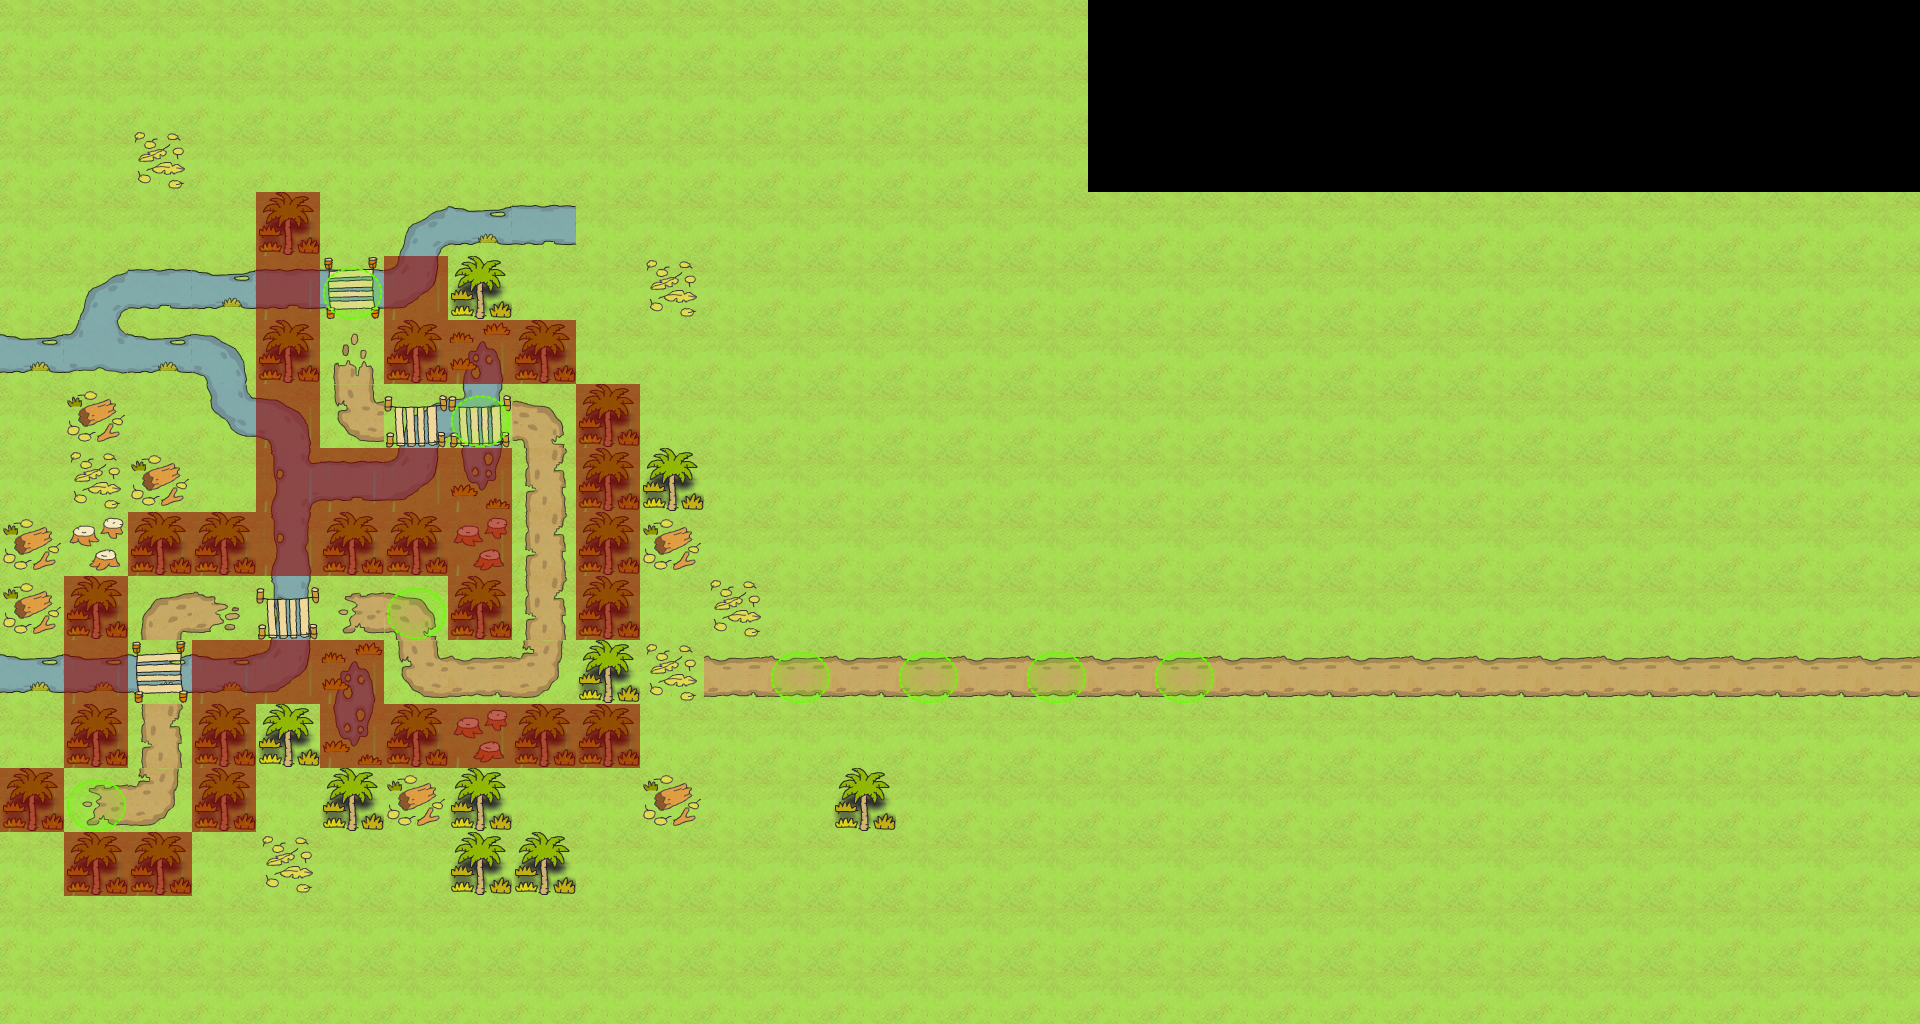

Rendered tile map (Tiled .tmx) drawn with the repository's tilesets; below, a short description and the map source with its tile grids summarised:
An orthogonal 30x16 tile map with 64x64 px tiles, 5 tile layers (Ground, Water, Decor, SpecialLayer, ...), 8 tilesets and 10 objects (tile_trigger/level_1, tile_trigger/level_2, characters/player/player_one, player_data/player_data, tile_trigger/level_3, ...).

<map version="1.0" orientation="orthogonal" width="30" height="16" tilewidth="64" tileheight="64">
 <tileset firstgid="1" name="water" tilewidth="64" tileheight="64">
  <image source="../../tiles/water.png" width="320" height="1216" />
 </tileset>
 <tileset firstgid="96" name="jungle" tilewidth="64" tileheight="64">
  <image source="../../tiles/jungle.png" width="320" height="1216" />
 </tileset>
 <tileset firstgid="191" name="paths" tilewidth="64" tileheight="64">
  <image source="../../tiles/paths.png" width="320" height="1216" />
 </tileset>
 <tileset firstgid="286" name="objects" tilewidth="64" tileheight="64">
  <image source="../../tiles/objects.png" width="320" height="1216" />
 </tileset>
 <tileset firstgid="381" name="sand" tilewidth="64" tileheight="64">
  <image source="../../tiles/sand.png" width="320" height="1216" />
 </tileset>
 <tileset firstgid="476" name="walls" tilewidth="64" tileheight="64">
  <image source="../../tiles/walls.png" width="320" height="1216" />
 </tileset>
 <tileset firstgid="571" name="special" tilewidth="64" tileheight="64">
  <image source="../../tiles/special.png" width="320" height="1216" />
 </tileset>
 <tileset firstgid="666" name="house" tilewidth="64" tileheight="64">
  <image source="../../tiles/house.png" width="320" height="640" />
 </tileset>
 <layer name="Ground" width="30" height="16">
  <data>[480 cells, 441 non-empty, 1 distinct tile ids]</data>
 </layer>
 <layer name="Water" width="30" height="16">
  <data>[480 cells, 31 non-empty, 12 distinct tile ids]</data>
 </layer>
 <layer name="Decor" width="30" height="16">
  <data>[480 cells, 88 non-empty, 15 distinct tile ids]</data>
 </layer>
 <layer name="SpecialLayer" width="30" height="16">
  <data>[480 cells, 39 non-empty, 1 distinct tile ids]</data>
 </layer>
 <layer name="LevelSprites" width="30" height="16">
  <data>[480 cells, 8 non-empty, 1 distinct tile ids]</data>
 </layer>
 <objectgroup name="Objects" width="30" height="16">
  <object name="tile_trigger/level_1" gid="292" x="64" y="832" />
  <object name="tile_trigger/level_2" gid="292" x="384" y="640" />
  <object name="characters/player/player_one" gid="286" x="64" y="832" />
  <object name="player_data/player_data" gid="287" x="0" y="256" />
  <object name="tile_trigger/level_3" gid="292" x="448" y="448" />
  <object name="tile_trigger/level_4" gid="292" x="320" y="320" />
  <object name="tile_trigger/level_5" gid="292" x="768" y="704" />
  <object name="tile_trigger/level_6" gid="292" x="896" y="704" />
  <object name="tile_trigger/level_7" gid="292" x="1024" y="704" />
  <object name="tile_trigger/level_8" gid="292" x="1152" y="704" />
 </objectgroup>
</map>
